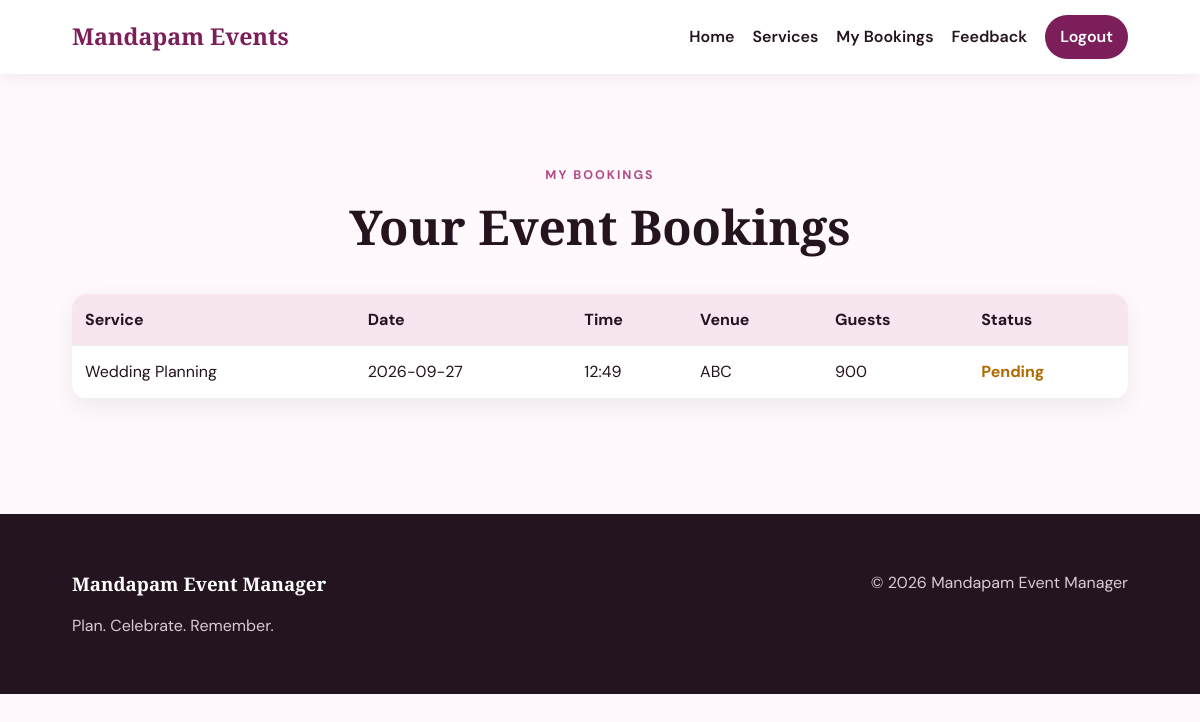
The app's page /my-bookings (signed in) with its own data.
### tables this page shows
CREATE TABLE bookings (
            id INTEGER PRIMARY KEY AUTOINCREMENT,
            user_id INTEGER NOT NULL,
            service_id INTEGER NOT NULL,
            event_date TEXT NOT NULL,
            event_time TEXT,
            venue TEXT NOT NULL,
            guests INTEGER DEFAULT 0,
            notes TEXT,
            status TEXT NOT NULL DEFAULT 'Pending',
            created_at TEXT NOT NULL DEFAULT CURRENT_TIMESTAMP,

            FOREIGN KEY (user_id)
                REFERENCES users(id)
                ON DELETE CASCADE,

            FOREIGN KEY (service_id)
                REFERENCES services(id)
                ON DELETE CASCADE
        );

CREATE TABLE services (
            id INTEGER PRIMARY KEY AUTOINCREMENT,
            name TEXT NOT NULL UNIQUE,
            description TEXT
        );

### backend/app.py (the view)
@app.route("/my-bookings")
@login_required
def my_bookings():
    db = get_db()
    bookings = db.execute(
        """
        SELECT
            b.*,
            s.name AS service_name
        FROM bookings b

        JOIN services s
        ON s.id = b.service_id

        WHERE b.user_id = ?

        ORDER BY b.created_at DESC
        """,
        (session["user_id"],)
    ).fetchall()
    db.close()
    return render_template(
        "my_bookings.html",
        bookings=bookings
    )

### backend/app.py (called while the page is built)
def login_required(view_function):
    @wraps(view_function)
    def wrapped_view(*args, **kwargs):
        if "user_id" not in session:
            flash("Please login first.")
            return redirect(
                url_for("login")
            )
        return view_function(
            *args,
            **kwargs
        )
    return wrapped_view

### backend/database.py (called while the page is built)
def get_db():
    DB_PATH.parent.mkdir(parents=True, exist_ok=True)
    connection = sqlite3.connect(DB_PATH)
    connection.row_factory = sqlite3.Row
    connection.execute("PRAGMA foreign_keys = ON")
    return connection

### templates/my_bookings.html (shortened to what this page needs)
{% extends "base.html" %}
{% block content %}
<section class="section">
    <div class="section-heading">
        <p class="eyebrow">
            MY BOOKINGS
        </p>
        <h1>
            Your Event Bookings
        </h1>
    </div>
    {% if bookings %}
        <div class="table-wrap">
            <table>
                <thead>
                    <tr>
                        <th>
                            Service
                        </th>
                        <th>
                            Date
                        </th>
                        <th>
                            Time
                        </th>
                        <th>
                            Venue
                        </th>
                        <th>
                            Guests
                        </th>
                        <th>
                            Status
                        </th>
                    </tr>
                </thead>
                <tbody>
                    {% for booking in bookings %}
                        <tr>
                            <td>
                                {{ booking["service_name"] }}
                            </td>
                            <td>
                                {{ booking["event_date"] }}
                            </td>
                            <td>
                                {{ booking["event_time"] or "-" }}
                            </td>
                            <td>
                                {{ booking["venue"] }}
                            </td>
                            <td>
                                {{ booking["guests"] }}
                            </td>
                            <td>
                                <span
                                    class="status {{ booking['status']|lower }}"
                                >
                                    {{ booking["status"] }}
                                </span>
                            </td>
                        </tr>
                    {% endfor %}
                </tbody>
            </table>
        </div>
    {% endif %}
</section>
{% endblock %}

### static/style.css (style rules this page uses)
:root { --primary: #7b1e5a; --secondary: #e9a6c8; --dark: #24141f; --light: #fff8fc; --card: #ffffff; --muted: #6d6570; }
* { box-sizing: border-box; }
html { scroll-behavior: smooth; }
body { margin: 0; font-family: 'DM Sans', Arial, sans-serif; background: var(--light); color: var(--dark); line-height: 1.6; }
h1, h2, h3 { font-family: 'Playfair Display', Georgia, serif; line-height: 1.15; }
.eyebrow { letter-spacing: 2px; font-size: 0.78rem; font-weight: 700; color: #b14a87; }
.section { padding: 80px 6%; max-width: 1300px; margin: auto; }
.section-heading { text-align: center; max-width: 750px; margin: 0 auto 40px; }
.section-heading h1, .section-heading h2 { font-size: clamp(2rem, 4vw, 3.5rem); margin: 8px 0; }
.table-wrap { overflow-x: auto; background: white; border-radius: 15px; box-shadow: 0 8px 25px rgba(0, 0, 0, 0.07); margin-bottom: 35px; }
.table-wrap table { width: 100%; border-collapse: collapse; min-width: 750px; }
.table-wrap th, .table-wrap td { padding: 13px; border-bottom: 1px solid #eee; text-align: left; }
.table-wrap th { background: #f7e5ef; }
.status { font-weight: 700; }
.status.pending { color: #b06a00; }

### records on screen
bookings: service_name "Wedding Planning", event_date "2026-09-27", event_time "12:49", venue "ABC", guests "900", status "Pending"
